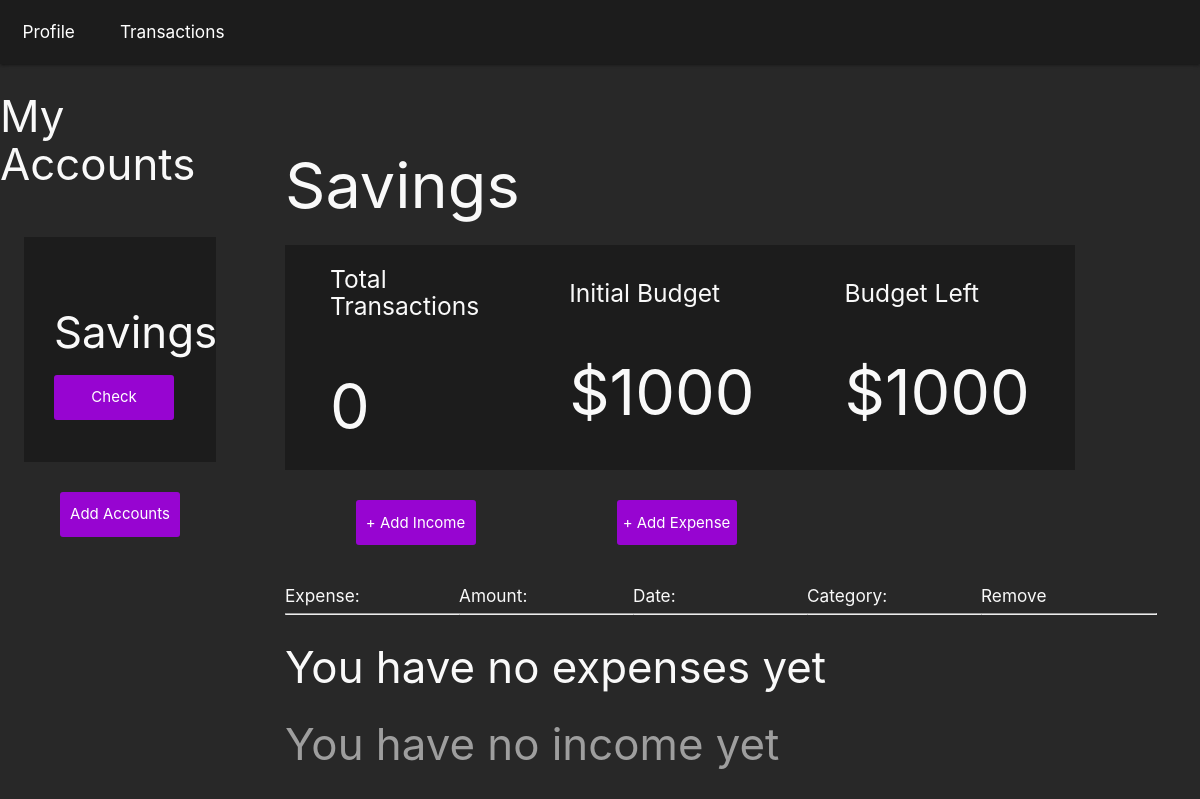
/savings/transactions, run on an earlier commit of the app's database.
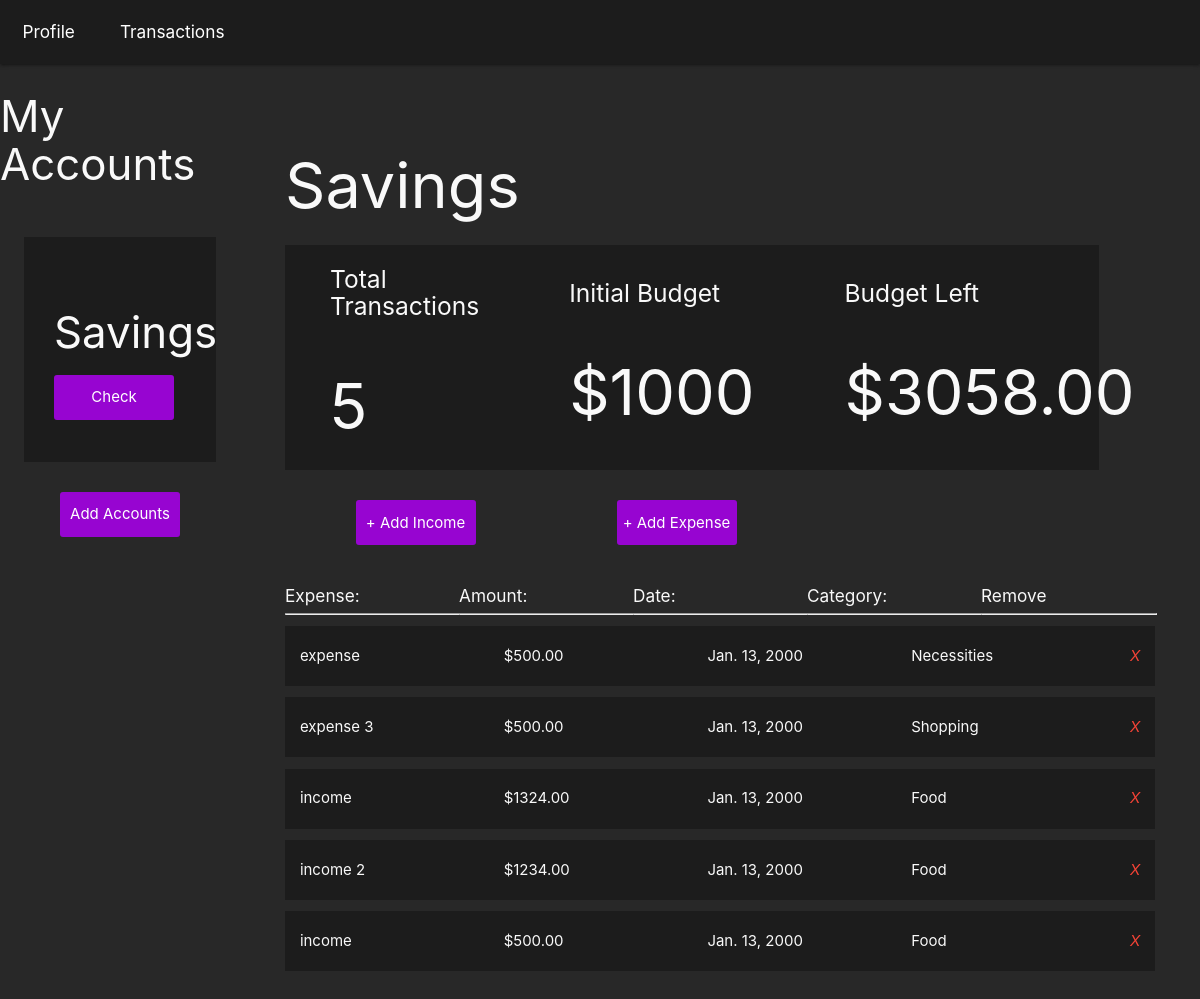
And on a later commit of the database.
### budget/models.py (models this page shows, shortened)
class Project(models.Model):
    name = models.CharField(max_length=100)
    slug = models.SlugField(max_length=100, unique=True, blank=True)
    budget = models.IntegerField()
    def budget_left(self):
        expense_list = Expense.objects.filter(project=self)
        income_list = Income.objects.filter(project=self)
        total_expense_amount = 0
        total_income_amount = 0
        for expense in expense_list:
            total_expense_amount += expense.amount
        for income in income_list:
            total_income_amount += income.amount
        print(total_income_amount)
        return self.budget - total_expense_amount + total_income_amount
    def total_transactions(self):
        income_list = Income.objects.filter(project=self)
        expense_list = Expense.objects.filter(project=self)
        return len(expense_list) + len(income_list)

class Expense(models.Model):
    project = models.ForeignKey(Project, on_delete = models.CASCADE, related_name = 'expenses')
    title = models.CharField(max_length=100)
    amount = models.DecimalField(max_digits=8, decimal_places=2)
    date = models.DateField(("Date"), default=datetime.date.today)
    type = 'expense'
    category = models.CharField( max_length = 20, choices = SELECT_CATEGORY_CHOICES , default ='Food')
    class Meta:
        ordering = ('-amount',)

class Income(models.Model):
    project = models.ForeignKey(Project, on_delete = models.CASCADE, related_name = 'income')
    title = models.CharField(max_length=100)
    amount = models.DecimalField(max_digits=8, decimal_places=2)
    date = models.DateField(("Date"), default=datetime.date.today)
    type = 'income'
    category = models.CharField( max_length = 20, choices = SELECT_CATEGORY_CHOICES , default ='Food')
    class Meta:
        ordering = ('-amount',)

### budget/views.py (the view, shortened to what this page needs)
# urls.py: path('<slug:project_slug>/transactions', views.transactions, name = 'transactions')
def transactions(request, project_slug):
    project_list = Project.objects.all()
    project = get_object_or_404(Project, slug=project_slug)
    if request.method == "GET":
        return render(request, 'budget/transactions.html', {'project': project, 'project_list': project_list, 'expense_list': project.expenses.all(), 'income_list': project.income.all()})
    return render(request, 'budget/transactions.html', {'project': project, 'project_list': project_list, 'expense_list': project.expenses.all(), 'income_list': project.income.all()})

### budget/templates/budget/transactions.html (shortened to what this page needs)
{% extends 'budget/base.html' %}
{% block content %}
{% include "./header.html" %}
<div class = "transactions-section">
    <h1>{{ project.name }}</h1>
    <section class="profile-stats">
        <div class = "stat-card">
            <h5>Total Transactions</h6>
            <h1>{{ project.total_transactions }}</h1>
        </div>
        <div class = "stat-card">
            <h5>Initial Budget</h6>
            <h1>${{ project.budget }}</h1>
        </div>
        <div class = "stat-card">
            <h5>Budget Left</h6>
            {% if project.budget_left > 0 %}
                <h1>${{ project.budget_left }}</h1>
            {% elif project.budget_left == 0 %}
                <h1>${{ project.budget_left }}</h1>
            {% else %}
                <h1>${{ project.budget_left }}</h1>
            {% endif %}
        </div>
    </section>
    <section class = "section-expenses">
        <div class="button-row">
            <button class="modal-trigger account-button" id = "income-trigger" href = "#expenseModal" onClick = "incomeFunction()">+ Add Income</button>
            <button class="modal-trigger account-button" id = "expense-trigger" href = "#expenseModal" onClick = "expenseFunction()">+ Add Expense</button>
        </div>
        <div class="expense-row">
            <div class = 'expense-title'>
                <h6>Expense:</h6>
                <hr/>
            </div>
            <div class = 'expense-title'>
                <h6>Amount:</h6>
                <hr/>
            </div>
            <div class = 'expense-title'>
                <h6>Date:</h6>
                <hr/>
            </div>
            <div class = 'expense-title'>
                <h6>Category:</h6>
                <hr/>
            </div>
            <div class = 'expense-title'>
                <h6>Remove</h6>
                <hr/>
            </div>
        </div>
        <ul class="expense-list">
            {% for expense in expense_list %}
            <li>
                <div class="expense-col">
                    <spanc>{{ expense.title }}</span>
                </div>
                <div class="expense-col">
                    <spanc>${{ expense.amount }}</span>
                </div>
                <div class="expense-col">
                    <spanc>{{ expense.date }}</span>
                </div>
                <div class="expense-col">
                    <spanc>{{ expense.category }}</span>
                </div>
                <a class = "close-icon" name = "action" value = "expense" onclick = "deleteExpense(this), window.location.reload();" data-id = "{{ expense.id }}">
                    <i class="red-text right">X</i>
                </a>
            </li>
            {% empty %}
            <div class = "">
                <h3>You have no expenses yet</h3>
            </div>
            {% endfor %}
            {% for income in income_list %}
            <li>
                <div class="expense-col">
                    <spanc>{{ income.title }}</span>
                </div>
                <div class="expense-col">
                    <spanc>${{ income.amount }}</span>
                </div>
                <div class="expense-col">
                    <spanc>{{ income.date }}</span>
                </div>
                <div class="expense-col">
                    <spanc>{{ income.category }}</span>
                </div>
                <a class = "close-icon"  name = "action" value = "income" onclick = "deleteIncome(this), window.location.reload();"data-id = "{{ income.id }}">
                    <i class="red-text right">X</i>
                </a>
            </li>
            {% empty %}
            <div class = "">
                <h3 class='grey-text'>You have no income yet</h3>
            </div>
            {% endfor %}
        </ul>
    </section>
</div>
{% endblock %}

### budget/templates/budget/base.html (shortened to what this page needs)
{% load static %}
<!DOCTYPE html>
<html lang="en">
<head>
    <link rel="stylesheet" href="{% static 'css/styles.css' %}" >
    <link rel="stylesheet" href="https://cdnjs.cloudflare.com/ajax/libs/materialize/1.0.0/css/materialize.min.css">
</head>
<body>
    {% block content %}
    {% endblock %}
</body>
</html>

### budget/templates/budget/header.html
{% extends 'budget/base.html' %}
{% block content %}
<nav class = "nav-dec">
    <a href="{% url 'profile' project.slug %}">Profile</a>
    <a href="{% url 'transactions' project.slug %}">Transactions</a>
</nav>
<div class = 'left-nav'>
    <h3>My Accounts</h3>
    <div class="project-list">
        {% for project in project_list %}
            <div class="project-card">
                <h3>{{ project.name }}</h3>
                <a href="{% url 'profile' project.slug %}" class="account-button">Check</a>
            </div>
        {% endfor %}
        <a href="./add" class="account-button">
            <span>Add Accounts</span>
        </a>
    </div>
</div>
{% endblock %}

### budget/static/css/styles.css (style rules this page uses)
* { box-sizing: border-box; margin: 0; padding: 0; }
html { font-family: 'Segoe UI', Tahoma, Geneva, Verdana, sans-serif; background-color:rgb(40, 40, 40); }
body { color: rgb(249, 249, 249); }
h1 { font-size: 3rem; }
.nav-dec { display: flex; background-color:rgb(28, 28, 28); }
.nav-dec a { margin: 0 1.5rem; font-size: 1.15rem; }
.left-nav { display: flex; flex-direction: column; justify-content: center; align-items: center; width: 20%; position: absolute; }
.left-nav .project-list { width: 100%; display: flex; flex-direction: column; justify-content: center; align-items: center; }
.left-nav .project-card { display: flex; flex-direction: column; justify-content: center; align-items: space-around; width: 80%; height: 15rem; background-color:rgb(28, 28, 28); margin: 2rem 0; padding: 2rem; }
hr { width: 100%; }
.account-button { display: flex; justify-content: center; align-items: center; background-color: #9705d1; outline: none; width: 8rem; height: 3rem; border: none; border-radius: 3px; color:rgb(255, 255, 255); transition: 0.3s ease; }
.section-expenses { width: 100%; }
.section-expenses .expense-list { width: 100%; }
.section-expenses li { width: 100%; display: flex; justify-content: space-around; align-items: center; background-color:rgb(28, 28, 28); height: 3rem; margin: 0.75rem 0; padding: 2rem 0; }
.section-expenses .expense-col { width: 20%; }
.transactions-section { display: flex; flex-direction: column; position: relative; left: 20%; width: 80%; padding: 3rem; overflow: hidden; }
.transactions-section .profile-stats { display: flex; justify-content: space-around; align-items: center; width: 90%; }
.transactions-section .stat-card { display: flex; flex-direction: column; justify-content: center; align-items: space-around; padding: 3rem; background-color: rgb(28, 28, 28); width: 20rem; height: 15rem; }
.section-expenses .button-row { width: 60%; display: flex; justify-content: space-around; align-items: center; margin: 2rem 0; }
.section-expenses .expense-row { width: 100%; display: flex; justify-content: flex-end; align-items: center; }
.section-expenses .expense-row .expense-title { width: 20%; }

What changed in the data, as far as the page shows it:
computed for Project "Savings": total_transactions "0" → "5"; budget_left "1000" → "3058.00"
added Expense: title "expense", amount "500.00", date "Jan. 13, 2000", category "Necessities"
added Expense: title "expense 3", amount "500.00", date "Jan. 13, 2000", category "Shopping"
added Income: title "income", amount "1324.00", date "Jan. 13, 2000", category "Food"
added Income: title "income 2", amount "1234.00", date "Jan. 13, 2000", category "Food"
added Income: title "income", amount "500.00", date "Jan. 13, 2000", category "Food"
Also different on the page:
text no longer shown: "You have no expenses yet You have no income yet"
